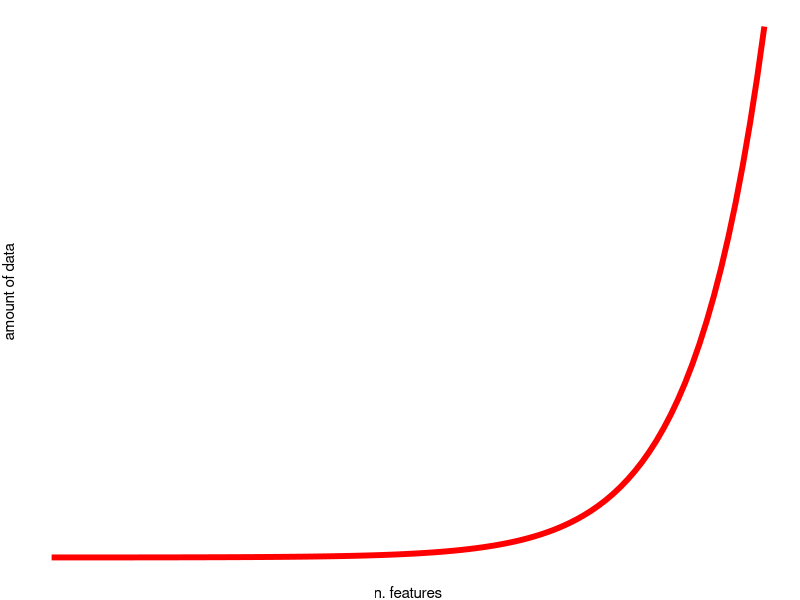
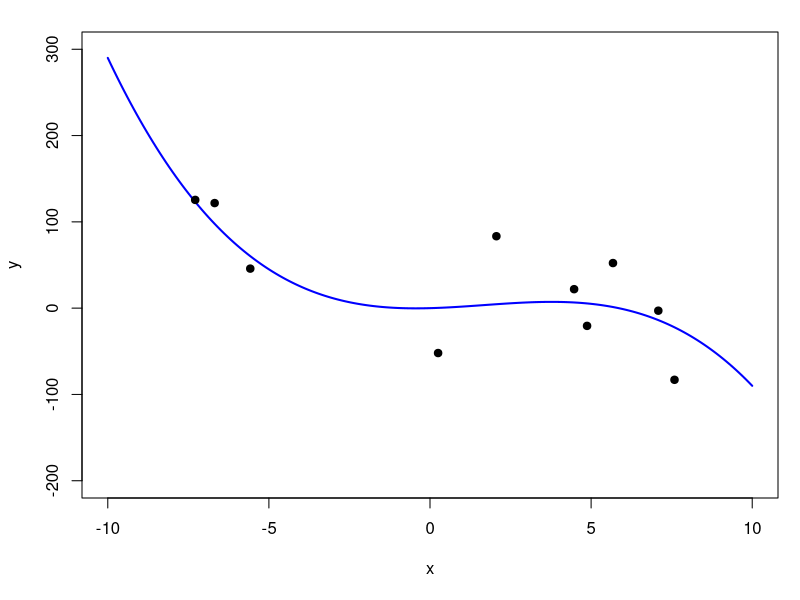
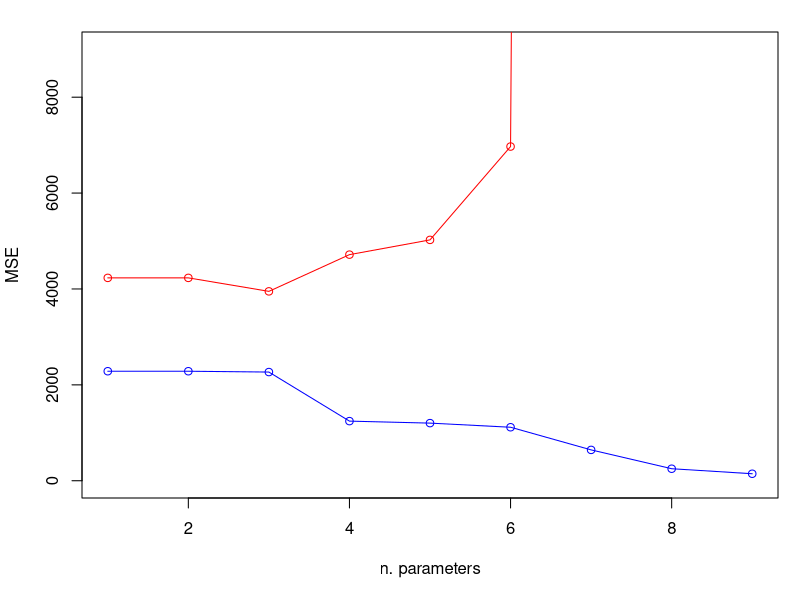
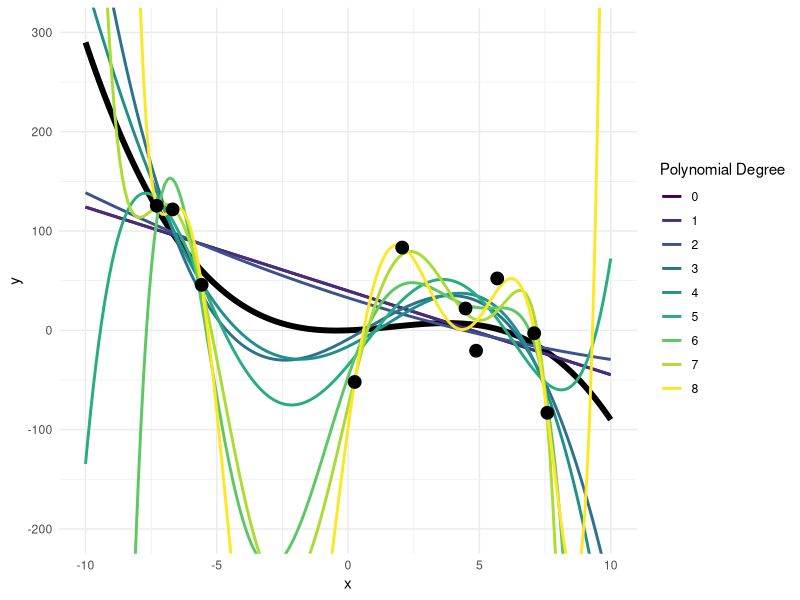

Generate these figures, in order, with R:
## ---- chunk 1
#| fig-height: 3
#| fig-width: 3  # Half the slider width when default slide width is 4
#| fig-align: center
#| echo: FALSE

library(tidyverse)

x <- seq(10, 20, length.out=100)
y <- exp(x)

data.frame(x,y) %>%
  ggplot(aes(x=x, y=y))+
  geom_line(lwd=2,col="red")+theme_void()+
  theme(axis.title.x = element_text(),
        axis.title.y = element_text(angle=90))+
  labs(x="n. features",y="amount of data")

## ---- chunk 2
#| fig-height: 4
#| fig-width: 4  # Half the slider width when default slide width is 4
#| fig-align: center
#| echo: FALSE

set.seed(23)

par(mar=c(5,4,1.5,1)+0.1)

# assume a "true" underlying function
x <- seq(-10, 10, length.out = 200)
y <- x + x^2 -0.2*x^3
plot(x,y, type="l", col="blue", lwd=2, ylim=c(-200, 300))

# simulate some noisy observations
x_obs <- x[sample(1:200, 10)]
y_obs <- x_obs + x_obs^2  -0.2*x_obs^3+ rnorm(10, mean=0, sd=50)
points(x_obs, y_obs, pch=19)

# observed data
d <- data.frame(y=y_obs,
                x=x_obs)
## ---- chunk 3
#| echo: TRUE

m <- list() # an empty list

# intercept-only model in the 1st slot
m[[1]] <- lm(y~1, d)

# fit models of increasing complexity
for (p in 0:8) {
  formula <- as.formula(paste("y ~", paste0("I(x^", 1:p, ")", collapse="+")))
  m[[p + 1]] <- lm(formula, data = d)
}
## ---- chunk 4
#| echo: TRUE
#| 
# error on training set
training_error <- rep(NA, length(m))

for(i in 1:length(m)){
  
  # extract predicted values
  pred_y <- predict(m[[i]]) 
  
  # mean squared error
  training_error[i] <- mean((d$y -  pred_y)^2)
}

## ---- chunk 5
#| echo: TRUE
# generate unseen data
x_new <- runif(100, min=-10, max=10)
y_new <- x_new + x_new^2  -0.2*x_new^3 + rnorm(100, mean=0, sd=50)
d_new <- data.frame(x = x_new, y=y_new)

test_error <- rep(NA, length(m))
for(i in 1:length(m)){
  pred_y <- predict(m[[i]], newdata=d_new)
  test_error[i] <-  mean((d_new$y -  pred_y)^2)
}

## ---- chunk 6
#| fig-height: 4
#| fig-width: 6  # Half the slider width when default slide width is 4
#| fig-align: center
#| echo: TRUE

plot(1:length(m), training_error,
     xlab="n. parameters", ylab="MSE",
     ylim=c(0,9000), type="o", col="blue")

lines(1:length(m), test_error, type="o", col="red")

## ---- chunk 7
#| fig-height: 4
#| fig-width: 6  # Half the slider width when default slide width is 4
#| fig-align: center
#| echo: false

library(viridis)

# Generate predictions for plotting
preds <- data.frame(x = rep(x, 9), Degree = rep(0:8, each = length(x)))
preds$y_hat <- unlist(lapply(m, function(mod) predict(mod, newdata = data.frame(x = x))))

# Define a perceptually uniform color palette
palette_colors <- viridis(9)

# Create the ggplot
ggplot() +
  # True function
  geom_line(aes(x, y), color = "black", lwd = 2) +
  # Fitted models
  geom_line(data = preds, aes(x = x, y = y_hat, color = factor(Degree)), lwd = 1) +
  # Noisy observations
  geom_point(aes(x_obs, y_obs), color = "black", size = 4) +
  # Aesthetic adjustments
  scale_color_manual(values = palette_colors, name = "Polynomial Degree") +
  labs(x = "x", y = "y") +
  theme_minimal()+
  coord_cartesian(ylim=c(-200,300))

